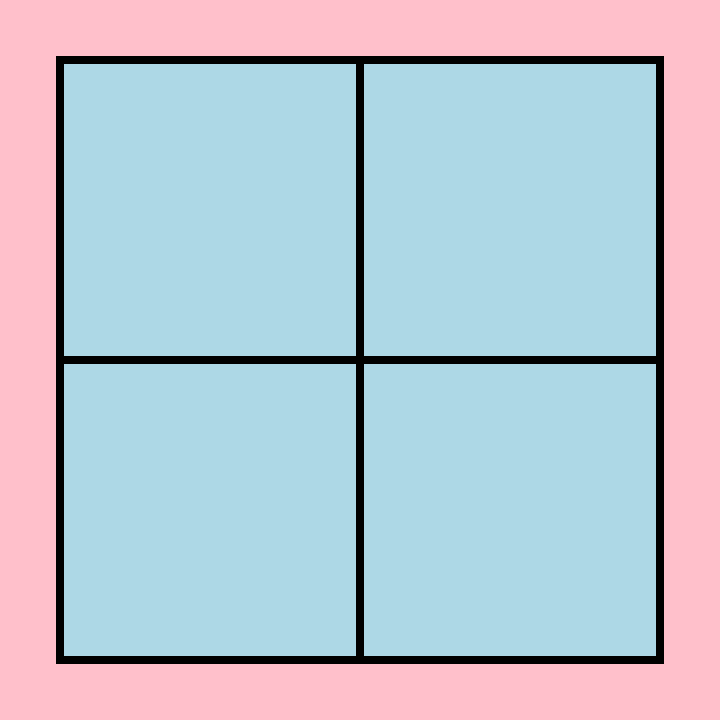
Frame 1 (no input)
Frame 2 (the mouse pressed at the canvas centre, redrawn once): identical to frame 1, image omitted

The p5.js sketch that drew this single still picture (run headless with seeded random() and noise() and a simulated clock; the mouse was pressed at the canvas centre and the sketch redrawn once):

// p5.js sketch
// ── sketch.js
function setup() {//runs once
  createCanvas(720, 720);
  fill('lightblue');
  background ('pink')
  strokeWeight(8);
}

function draw() {//runs in a loop

  translate (60,60);

  quad(0,0,
      300,0,
      300,300,
      0,300);

  quad(300,0,
      600,0,
      600,300,
      300,300);// increase x 300 pixels

  quad(0,300,
      300,300,
      300,600,
      0,600);

  quad(300,300,
      600,300,
      600,600,
      300,600);// increase x 300 pixels

  noLoop ();

}
